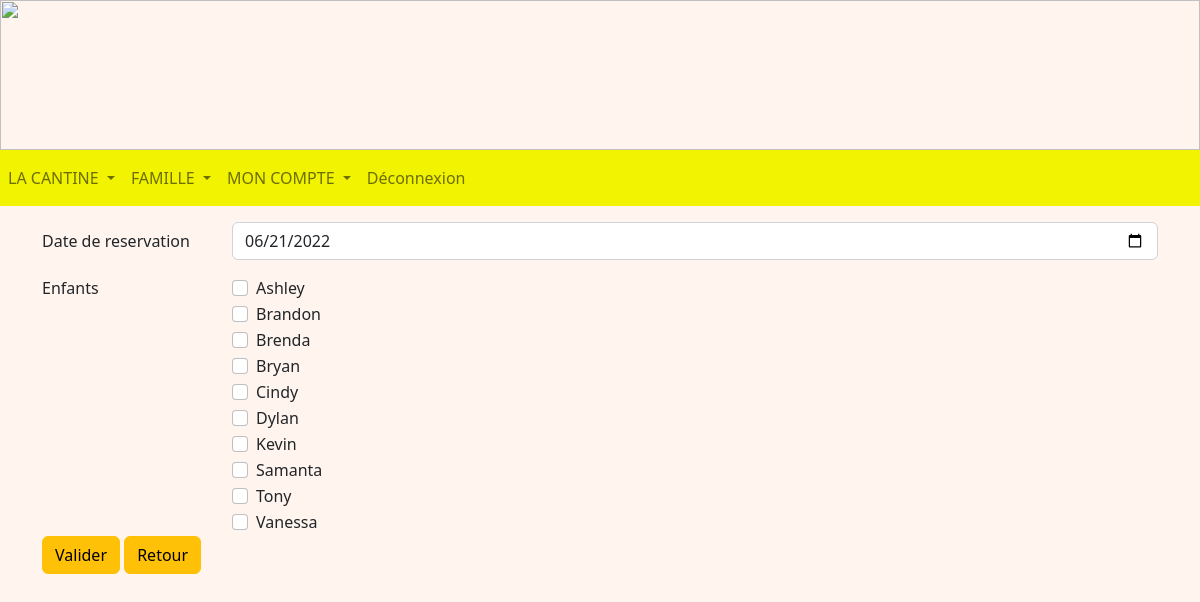
Screenshot of /ajoutRepas (signed in) with the database file from the repository.
### tables this page shows
CREATE TABLE Enfant (
  code_enfant integer primary key autoincrement,
  nom_enfant TEXT NOT NULL,
  prenom_enfant TEXT NOT NULL,
  code_tarif integer NOT NULL,
  code_classe integer NOT NULL,
  code_representant integer NOT NULL,
  code_formule integer NOT NULL,
  FOREIGN KEY (code_tarif) REFERENCES Tarif(code_tarif),
  FOREIGN KEY (code_classe) REFERENCES Classe(code_classe),
  FOREIGN KEY (code_representant) REFERENCES Representant(code_representant)
  FOREIGN KEY (code_formule) REFERENCES Formule(code_formule)
);

### representant.py (the view, shortened to what this page needs)
@app.route('/ajoutRepas', methods = ["GET", "POST"])
@login_required
def ajoutRepas():
    db = get_db()
    cur = db.cursor()
    user = cur.execute("SELECT type_compte FROM Compte WHERE identifiant = ?", (flask_login.current_user.name, )).fetchone()
    if user[0] == 'Representant':
        now = choixDate()
        newDate = now + datetime.timedelta(days = 2)
        enfants = cur.execute("SELECT code_enfant, prenom_enfant FROM Enfant AS E INNER JOIN Representant AS R ON E.code_representant = R.code_representant WHERE R.identifiant = ? ORDER BY prenom_enfant", (flask_login.current_user.name, )).fetchall()
        return render_template('R_ajoutRepas.html', enfants = enfants, now = now.strftime('%Y-%m-%d'))
    if user[0] == 'Admin':
        return redirect(url_for('accueilAdmin'))
    return redirect(url_for('accueilEnseignant'))

### main.py (called while the page is built)
@login_manager.user_loader
def load_user(user_id):
    db = get_db()
    cur = db.cursor()
    user = cur.execute('SELECT identifiant, mot_de_passe FROM Compte WHERE identifiant=?', (user_id, )).fetchone()
    return User(user[0], user[1])

def get_db():
    if 'db' not in g:
        g.db = sqlite3.connect(DATABASE)
    return g.db

@app.teardown_appcontext
def close_connection(exception):
    db = g.pop('db', None)
    if db is not None:
        db.close()

def choixDate():
    return datetime.datetime.today()

### templates/R_ajoutRepas.html (shortened to what this page needs)
<!DOCTYPE html>
<html>
<head>
    {% extends "R_layout.html" %}
    {% block content %}
    <div class="container mt-3">
        <form method="post">
            <div class="row mb-3">
                <label class="col-sm-2 col-form-label" for="repas">Date de reservation</label>
                <div class="col-sm-10">
                    <input class="form-control" type="date" id="repas" name="repas" value="{{ now }}" min="2010-01-01"
                        max="2100-12-31">
                </div>
            </div>
            <div class="form-group row">
                <div class="col-sm-2">Enfants</div>
                <div class="col-sm-10">
                    {% for enfant in enfants %}
                    <div class="form-check">
                        <input class="form-check-input" type="checkbox" value="{{ enfant[0] }}" name="{{ enfant[1] }}"
                            id="{{ enfant[1] }}">
                        <label class="form-check-label" for="{{ enfant[1] }}">
                            {{ enfant[1] }}
                        </label>
                    </div>
                    {% endfor %}
                </div>
            </div>
            <button class="btn btn-warning mb-3" type="submit">Valider</button>
            <a class="btn btn-warning mb-3" href="/repas">Retour</a>
        </form>
    </div>
    {% endblock %}

### static/css/main.css (style rules this page uses)
body { background-repeat: no-repeat; background-color:rgb(265,245,238); height: 110px; margin: 0px; }

### rows the page displays
Enfant: prenom_enfant "Ashley"
Enfant: prenom_enfant "Brandon"
Enfant: prenom_enfant "Brenda"
Enfant: prenom_enfant "Bryan"
Enfant: prenom_enfant "Cindy"
Enfant: prenom_enfant "Dylan"
Enfant: prenom_enfant "Kevin"
Enfant: prenom_enfant "Samanta"
Enfant: prenom_enfant "Tony"
Enfant: prenom_enfant "Vanessa"
